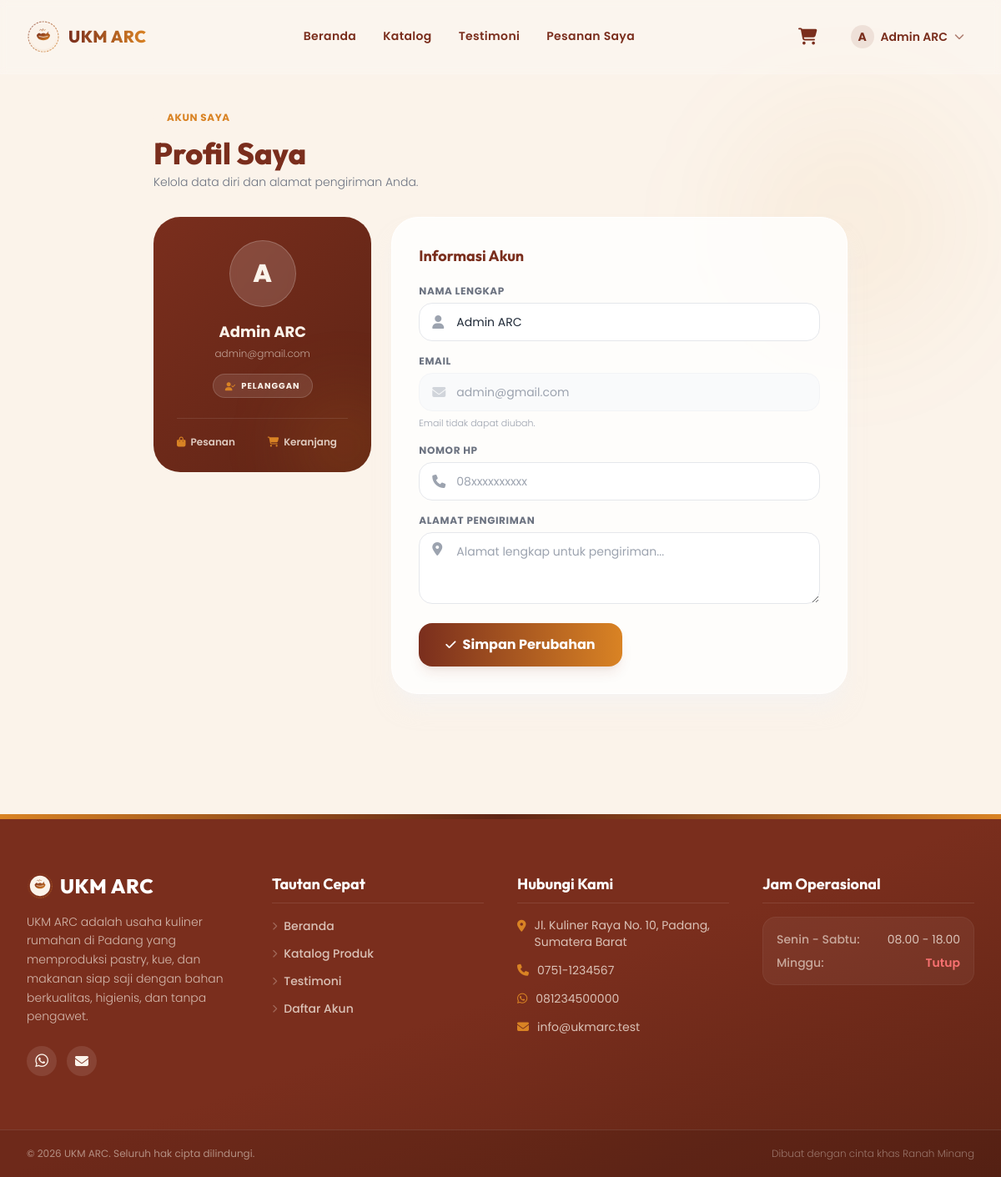
Screenshot of /profile (signed in) with the database file from the repository.
### tables this page shows
CREATE TABLE `users` (
  `id` int NOT NULL,
  `name` varchar(100) NOT NULL,
  `email` varchar(100) NOT NULL,
  `password` varchar(255) NOT NULL,
  `phone` varchar(20) DEFAULT NULL,
  `address` text,
  `role` enum('admin','customer') DEFAULT 'customer',
  `photo` varchar(255) DEFAULT NULL,
  `created_at` timestamp NULL DEFAULT CURRENT_TIMESTAMP,
  `updated_at` timestamp NULL DEFAULT CURRENT_TIMESTAMP ON UPDATE CURRENT_TIMESTAMP
);

CREATE TABLE `settings` (
  `id` int NOT NULL,
  `site_name` varchar(100) DEFAULT NULL,
  `logo` varchar(255) DEFAULT NULL,
  `address` text,
  `phone` varchar(20) DEFAULT NULL,
  `email` varchar(100) DEFAULT NULL,
  `whatsapp` varchar(20) DEFAULT NULL,
  `about_text` text,
  `bank_name` varchar(50) DEFAULT NULL,
  `bank_account_number` varchar(50) DEFAULT NULL,
  `bank_account_name` varchar(100) DEFAULT NULL
);

### app/views/auth/profile.php (the view, shortened to what the rows shown need)
<?php $pageTitle = 'Profil Saya'; include APP_PATH . '/views/layouts/header.php'; ?>
<div class="absolute top-32 right-10 w-72 h-72 bg-secondary/5 rounded-full blur-3xl pointer-events-none animate-float-slow z-0"></div>
<section class="max-w-4xl mx-auto px-4 sm:px-6 lg:px-8 py-12 relative z-10">
  <div class="mb-8" data-aos="fade-up">
    <span class="px-4 py-1.5 rounded-full bg-cream text-secondary text-xs font-bold uppercase tracking-wider">Akun Saya</span>
    <h1 class="text-3xl md:text-4xl font-extrabold text-primary font-outfit mt-3">Profil Saya</h1>
    <p class="text-gray-500 font-light text-sm mt-1">Kelola data diri dan alamat pengiriman Anda.</p>
  </div>
  <div class="grid md:grid-cols-3 gap-6 items-start">
    <div class="md:col-span-1 bg-gradient-to-br from-primary to-primary-dark rounded-[2rem] p-7 text-cream text-center relative overflow-hidden" data-aos="fade-up">
      <div class="absolute -right-8 -bottom-8 w-32 h-32 bg-secondary/15 rounded-full blur-2xl"></div>
      <div class="relative">
        <div class="w-20 h-20 rounded-full bg-white/15 backdrop-blur-sm border border-white/20 flex items-center justify-center text-3xl font-extrabold mx-auto mb-4">
          <?= strtoupper(substr(e($user['name']), 0, 1)) ?>
        </div>
        <p class="font-bold text-lg"><?= e($user['name']) ?></p>
        <p class="text-xs text-cream/60 font-light mt-1 break-all"><?= e($user['email']) ?></p>
        <span class="inline-flex items-center gap-1.5 mt-4 px-3.5 py-1.5 rounded-full bg-white/10 border border-white/15 text-[10px] font-bold uppercase tracking-widest">
          <i class="fa-solid fa-user-check text-secondary"></i> Pelanggan
        </span>
      </div>
      <div class="relative mt-6 pt-5 border-t border-white/10 grid grid-cols-2 gap-3 text-left">
        <a href="<?= BASE_URL ?>/pesanan" class="text-xs font-semibold text-cream/80 hover:text-white transition flex items-center gap-1.5">
          <i class="fa-solid fa-bag-shopping text-secondary"></i> Pesanan
        </a>
        <a href="<?= BASE_URL ?>/cart" class="text-xs font-semibold text-cream/80 hover:text-white transition flex items-center gap-1.5">
          <i class="fa-solid fa-cart-shopping text-secondary"></i> Keranjang
        </a>
      </div>
    </div>
    <div class="md:col-span-2 bg-white/80 backdrop-blur-sm rounded-[2rem] border border-white shadow-xl shadow-gray-100/50 p-6 md:p-8" data-aos="fade-up" data-aos-delay="60">
      <h2 class="font-bold text-lg text-primary font-outfit mb-5">Informasi Akun</h2>
      <form method="POST" action="<?= BASE_URL ?>/profile" class="space-y-4">
        <div>
          <label class="block text-xs font-bold text-gray-500 uppercase tracking-wider mb-1.5">Nama Lengkap</label>
          <div class="relative">
            <span class="absolute inset-y-0 left-0 pl-4 flex items-center text-gray-400"><i class="fa-solid fa-user"></i></span>
            <input type="text" name="name" required value="<?= e($user['name']) ?>"
              class="w-full pl-11 pr-4 py-3 bg-white border border-gray-200 rounded-2xl focus:ring-2 focus:ring-primary focus:border-transparent transition text-sm">
          </div>
        </div>
        <div>
          <label class="block text-xs font-bold text-gray-500 uppercase tracking-wider mb-1.5">Email</label>
          <div class="relative">
            <span class="absolute inset-y-0 left-0 pl-4 flex items-center text-gray-300"><i class="fa-solid fa-envelope"></i></span>
            <input type="email" disabled value="<?= e($user['email']) ?>"
              class="w-full pl-11 pr-4 py-3 bg-gray-50 border border-gray-100 rounded-2xl text-gray-400 text-sm">
          </div>
          <p class="text-[11px] text-gray-400 font-light mt-1.5">Email tidak dapat diubah.</p>
        </div>
        <div>
          <label class="block text-xs font-bold text-gray-500 uppercase tracking-wider mb-1.5">Nomor HP</label>
          <div class="relative">
            <span class="absolute inset-y-0 left-0 pl-4 flex items-center text-gray-400"><i class="fa-solid fa-phone"></i></span>
            <input type="text" name="phone" value="<?= e($user['phone'] ?? '') ?>" placeholder="08xxxxxxxxxx"
              class="w-full pl-11 pr-4 py-3 bg-white border border-gray-200 rounded-2xl focus:ring-2 focus:ring-primary focus:border-transparent transition text-sm">
          </div>
        </div>
        <div>
          <label class="block text-xs font-bold text-gray-500 uppercase tracking-wider mb-1.5">Alamat Pengiriman</label>
          <div class="relative">
            <span class="absolute top-3 left-0 pl-4 flex items-center text-gray-400"><i class="fa-solid fa-location-dot"></i></span>
            <textarea name="address" rows="3" placeholder="Alamat lengkap untuk pengiriman..."
              class="w-full pl-11 pr-4 py-3 bg-white border border-gray-200 rounded-2xl focus:ring-2 focus:ring-primary focus:border-transparent transition text-sm"><?= e($user['address'] ?? '') ?></textarea>
          </div>
        </div>
        <button type="submit" class="w-full sm:w-auto flex items-center justify-center gap-2 bg-gradient-to-r from-primary to-secondary text-white font-bold px-8 py-3.5 rounded-2xl hover:brightness-105 active:scale-98 transition duration-300 shadow-lg shadow-primary/10">
          <i class="fa-solid fa-check text-sm"></i> Simpan Perubahan
        </button>
      </form>
    </div>
  </div>
</section>
<?php include APP_PATH . '/views/layouts/footer.php'; ?>

### app/core/Router.php (shortened to what the rows shown need)
<?php
class Router
{
    private array $routes = [];
    private function addRoute(string $method, string $pattern, string $handler, array $middleware): void
    {
        $this->routes[] = [
            'method' => $method,
            'pattern' => $pattern,
            'handler' => $handler,
            'middleware' => $middleware,
        ];
    }
    private function toRegex(string $pattern): string
    {
        $regex = preg_replace('#\{([a-zA-Z_]+)\}#', '(?P<$1>[^/]+)', $pattern);
        return '#^' . $regex . '$#';
    }
    public function dispatch(string $uri, string $method): void
    {
        $uri = parse_url($uri, PHP_URL_PATH);
        if (defined('BASE_PATH') && BASE_PATH !== '' && str_starts_with($uri, BASE_PATH)) {
            $uri = substr($uri, strlen(BASE_PATH));
        }
        $uri = rtrim($uri, '/');
        foreach ($this->routes as $route) {
            if ($route['method'] !== $method) {
                continue;
            }
            $regex = $this->toRegex($route['pattern']);
            if (preg_match($regex, $uri, $matches)) {
                $params = array_filter($matches, 'is_string', ARRAY_FILTER_USE_KEY);
                $this->callHandler($route['handler'], $params);
                return;
            }
        }
    }
    private function callHandler(string $handler, array $params): void
    {
        [$controllerName, $action] = explode('@', $handler);
        $instance = new $class();
        call_user_func_array([$instance, $action], $params);
    }
}

### app/views/layouts/header.php (shortened to what the rows shown need)
<?php
$__settings = (new Setting())->get();
$__user = $_SESSION['user'] ?? null;
?>
<!DOCTYPE html>
<html lang="id">
<head>
<script src="https://cdn.tailwindcss.com"></script>
<link href="https://unpkg.com/aos@2.3.1/dist/aos.css" rel="stylesheet">
<link rel="stylesheet" href="https://cdnjs.cloudflare.com/ajax/libs/font-awesome/6.5.1/css/all.min.css">
<link rel="stylesheet" href="https://cdn.jsdelivr.net/npm/swiper@11/swiper-bundle.min.css">
</head>
<body class="text-gray-800 antialiased">
<nav id="mainNavbar" class="fixed top-0 left-0 right-0 z-50 transition-all duration-500 bg-white/20 backdrop-blur-sm border-b border-white/10 py-4">
  <div class="max-w-7xl mx-auto px-4 sm:px-6 lg:px-8">
    <div class="flex justify-between items-center h-14">
      <a href="<?= BASE_URL ?>/" class="flex items-center gap-2.5 text-xl font-extrabold text-primary font-outfit tracking-wide group hover:scale-102 transition-all duration-300">
        <img src="<?= BASE_URL ?>/assets/images/logo.svg" alt="UKM ARC Logo" class="w-10 h-10 group-hover:rotate-12 transition-transform duration-300">
        <span class="bg-gradient-to-r from-primary to-secondary bg-clip-text text-transparent group-hover:brightness-110 transition">UKM ARC</span>
      </a>
      <div class="hidden md:flex items-center gap-8 font-semibold text-sm tracking-wide">
        <a href="<?= BASE_URL ?>/" class="nav-link text-primary hover:text-secondary transition duration-300">Beranda</a>
        <a href="<?= BASE_URL ?>/produk" class="nav-link text-primary hover:text-secondary transition duration-300">Katalog</a>
        <a href="<?= BASE_URL ?>/testimoni" class="nav-link text-primary hover:text-secondary transition duration-300">Testimoni</a>
        <?php if ($__user): ?>
          <a href="<?= BASE_URL ?>/pesanan" class="nav-link text-primary hover:text-secondary transition duration-300">Pesanan Saya</a>
        <?php endif; ?>
      </div>
      <div class="flex items-center gap-5">
        <a href="<?= BASE_URL ?>/cart" class="relative group p-2 rounded-full hover:bg-cream/50 transition duration-300">
          <i class="fa-solid fa-cart-shopping text-xl text-primary group-hover:text-secondary transition-colors duration-300"></i>
        </a>
        <?php if ($__user): ?>
          <div class="relative group">
            <button class="flex items-center gap-2 text-sm font-semibold text-primary py-1 px-3 rounded-full hover:bg-cream/50 transition duration-300">
              <span class="w-7 h-7 rounded-full bg-primary/10 flex items-center justify-center text-primary font-bold">
                <?= strtoupper(substr(e($__user['name']), 0, 1)) ?>
              </span>
              <span class="hidden sm:inline"><?= e($__user['name']) ?></span>
              <i class="fa-solid fa-chevron-down text-xs opacity-60"></i>
            </button>
          </div>
        <?php endif; ?>
      </div>
    </div>
  </div>
</nav>
<div class="h-20"></div>

### app/views/layouts/footer.php (shortened to what the rows shown need)
<?php
$__settings = $__settings ?? (new Setting())->get();
?>
<footer class="relative bg-gradient-to-br from-primary via-primary to-primary-dark text-cream mt-24 overflow-hidden">
  <div class="h-1.5 w-full bg-gradient-to-r from-secondary via-primary-dark to-secondary"></div>
  <div class="max-w-7xl mx-auto px-4 sm:px-6 lg:px-8 py-16 relative z-10 grid grid-cols-1 md:grid-cols-4 gap-10">
    <div class="space-y-4">
      <h3 class="text-2xl font-extrabold font-outfit tracking-wide flex items-center gap-2 text-white">
        <img src="<?= BASE_URL ?>/assets/images/logo.svg" alt="UKM ARC Logo" class="w-8 h-8">
        UKM ARC
      </h3>
      <p class="text-sm text-cream/70 leading-relaxed font-light"><?= e($__settings['about_text'] ?? '') ?></p>
      <div class="flex items-center gap-3 pt-2">
        <a href="https://wa.me/<?= e($__settings['whatsapp'] ?? '') ?>" target="_blank" class="w-9 h-9 rounded-full bg-white/10 hover:bg-secondary hover:scale-110 flex items-center justify-center text-cream transition-all duration-300">
          <i class="fa-brands fa-whatsapp text-lg"></i>
        </a>
        <a href="mailto:<?= e($__settings['email'] ?? '') ?>" class="w-9 h-9 rounded-full bg-white/10 hover:bg-secondary hover:scale-110 flex items-center justify-center text-cream transition-all duration-300">
          <i class="fa-solid fa-envelope text-base"></i>
        </a>
      </div>
    </div>
    <div>
      <h4 class="text-white font-bold font-outfit text-lg mb-4 pb-2 border-b border-white/10">Tautan Cepat</h4>
      <ul class="space-y-3 text-sm font-medium text-cream/75">
        <li>
          <a href="<?= BASE_URL ?>/" class="inline-flex items-center gap-2 hover:text-secondary hover:translate-x-1.5 transition-all duration-300">
            <i class="fa-solid fa-chevron-right text-[10px] opacity-40"></i> Beranda
          </a>
        </li>
        <li>
          <a href="<?= BASE_URL ?>/produk" class="inline-flex items-center gap-2 hover:text-secondary hover:translate-x-1.5 transition-all duration-300">
            <i class="fa-solid fa-chevron-right text-[10px] opacity-40"></i> Katalog Produk
          </a>
        </li>
        <li>
          <a href="<?= BASE_URL ?>/testimoni" class="inline-flex items-center gap-2 hover:text-secondary hover:translate-x-1.5 transition-all duration-300">
            <i class="fa-solid fa-chevron-right text-[10px] opacity-40"></i> Testimoni
          </a>
        </li>
        <li>
          <a href="<?= BASE_URL ?>/register" class="inline-flex items-center gap-2 hover:text-secondary hover:translate-x-1.5 transition-all duration-300">
            <i class="fa-solid fa-chevron-right text-[10px] opacity-40"></i> Daftar Akun
          </a>
        </li>
      </ul>
    </div>
    <div>
      <h4 class="text-white font-bold font-outfit text-lg mb-4 pb-2 border-b border-white/10">Hubungi Kami</h4>
      <ul class="space-y-3.5 text-sm text-cream/75">
        <li class="flex items-start gap-2.5">
          <i class="fa-solid fa-location-dot text-secondary mt-1 flex-shrink-0"></i>
          <span><?= e($__settings['address'] ?? '') ?></span>
        </li>
        <li class="flex items-center gap-2.5">
          <i class="fa-solid fa-phone text-secondary flex-shrink-0"></i>
          <span><?= e($__settings['phone'] ?? '') ?></span>
        </li>
        <li class="flex items-center gap-2.5">
          <i class="fa-brands fa-whatsapp text-secondary flex-shrink-0"></i>
          <span><?= e($__settings['whatsapp'] ?? '') ?></span>
        </li>
        <li class="flex items-center gap-2.5">
          <i class="fa-solid fa-envelope text-secondary flex-shrink-0"></i>
          <span><?= e($__settings['email'] ?? '') ?></span>
        </li>
      </ul>
    </div>
    <div>
      <h4 class="text-white font-bold font-outfit text-lg mb-4 pb-2 border-b border-white/10">Jam Operasional</h4>
      <div class="bg-white/5 rounded-2xl p-4 border border-white/5 text-sm text-cream/75 space-y-2">
        <p class="flex justify-between">
          <span class="font-medium text-cream/60">Senin - Sabtu:</span>
          <span>08.00 - 18.00</span>
        </p>
        <p class="flex justify-between">
          <span class="font-medium text-cream/60">Minggu:</span>
          <span class="text-red-400 font-semibold">Tutup</span>
        </p>
      </div>
    </div>
  </div>
  <div class="border-t border-white/10 py-5 text-center text-xs text-cream/50 relative z-10 bg-black/10">
    <div class="max-w-7xl mx-auto px-4 sm:px-6 lg:px-8 flex flex-col sm:flex-row justify-between items-center gap-2">
      <p>&copy; <?= date('Y') ?> UKM ARC. Seluruh hak cipta dilindungi.</p>
      <p class="font-light text-cream/40">Dibuat dengan cinta khas Ranah Minang</p>
    </div>
  </div>
</footer>
</body>
</html>

### rows the page displays
users: name "A", name "Admin ARC", email "admin@gmail.com"
settings: about_text "UKM ARC adalah usaha kuliner rumahan di Padang yang memproduksi pastry, kue, dan makanan siap saji dengan bahan berkualitas, higienis, dan tanpa pengawet.", address "Jl. Kuliner Raya No. 10, Padang, Sumatera Barat", phone "0751-1234567", whatsapp "081234500000", email "info@ukmarc.test"
